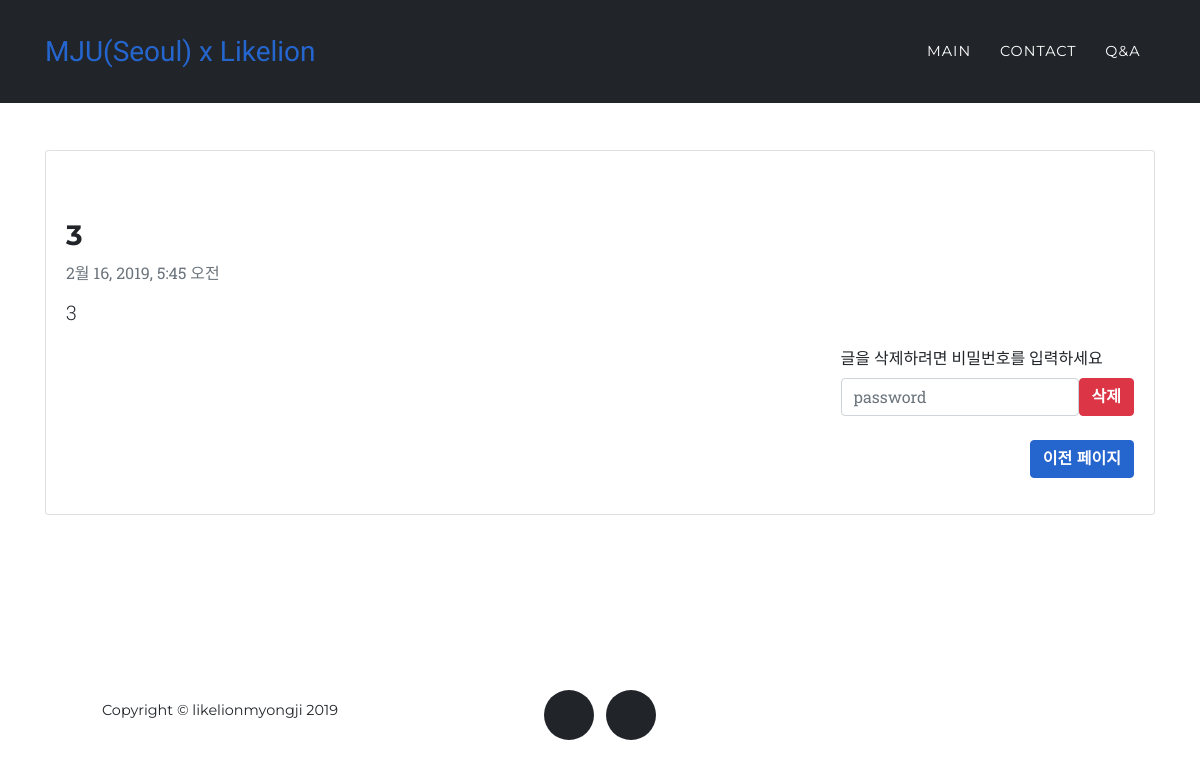
/question/3/, run on the app's committed database.
### question/models.py (models this page shows, shortened)
class Question(models.Model):
    title = models.CharField(max_length=200)
    pub_date = models.DateTimeField('date published')
    body = models.TextField()
    writer = models.CharField(max_length=10)
    password = models.CharField(max_length=50)

### question/views.py (the view)
# urls.py: path('question/<int:question_id>/', question.views.question_detail, name='question_detail'),
def question_detail(request, question_id):
    detail = get_object_or_404(Question, pk=question_id)
    return render(request, 'question_detail.html', {'detail':detail})

### question/templates/question_detail.html (shortened to what this page needs)
{% extends 'question_base.html' %}
{% block content %}
<section>
    <div class="container">
      <div class="card">
        <div class="card-body">
          <br>
          <br>
          <h3 class="card-title">{{detail.title}}</h3>
          <p class="card-subtitle mb-2 text-muted">{{detail.pub_date}}</p>
          <p class="lead"> {{detail.body}}</p>
          <div class="float-right">
            <label>글을 삭제하려면 비밀번호를 입력하세요</label>
            <form action="{%url 'question_delete' detail.id%}" method="POST" class="form-inline">
              <div class="col-xs-2">
                <input type="password" class="form-control" name="password" placeholder="password">
              </div>
              <input type="submit" class="btn btn-danger" value="삭제">
            </form>
            <br>
            <p class="text-right"><a class="btn btn-primary" href="{%url 'question_list'%}" role="button">이전 페이지</a></p>
          </div>
        </div>
      </div>
    </div>
</section>
{% endblock %}

### data on the page
Question: title "3", pub_date "2월 16, 2019, 5:45 오전", body "3"
